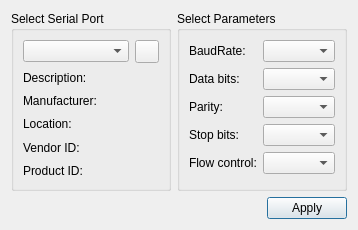
<?xml version="1.0" encoding="UTF-8"?>
<ui version="4.0">
 <class>SettingsDialog</class>
 <widget class="QDialog" name="SettingsDialog">
  <property name="geometry">
   <rect>
    <x>0</x>
    <y>0</y>
    <width>358</width>
    <height>230</height>
   </rect>
  </property>
  <property name="windowTitle">
   <string>Settings</string>
  </property>
  <layout class="QGridLayout" name="gridLayout_3">
   <item row="0" column="0">
    <widget class="QGroupBox" name="selectBox">
     <property name="title">
      <string>Select Serial Port</string>
     </property>
     <layout class="QGridLayout" name="gridLayout">
      <item row="0" column="0">
       <layout class="QHBoxLayout" name="horizontalLayout_2">
        <item>
         <widget class="QComboBox" name="portsBox"/>
        </item>
        <item>
         <widget class="QToolButton" name="updateButton">
          <property name="toolTip">
           <string>Refresh Ctrl+R</string>
          </property>
          <property name="statusTip">
           <string>Refresh Serial Port(s) </string>
          </property>
          <property name="text">
           <string notr="true"/>
          </property>
          <property name="icon">
           <iconset resource="icons.qrc">
            <normaloff>:/images/view-refresh.png</normaloff>:/images/view-refresh.png</iconset>
          </property>
          <property name="shortcut">
           <string>Ctrl+R</string>
          </property>
         </widget>
        </item>
       </layout>
      </item>
      <item row="1" column="0">
       <widget class="QLabel" name="descriptionLabel">
        <property name="text">
         <string>Description:</string>
        </property>
       </widget>
      </item>
      <item row="2" column="0">
       <widget class="QLabel" name="manufacturerLabel">
        <property name="text">
         <string>Manufacturer:</string>
        </property>
       </widget>
      </item>
      <item row="3" column="0">
       <widget class="QLabel" name="locationLabel">
        <property name="text">
         <string>Location:</string>
        </property>
       </widget>
      </item>
      <item row="4" column="0">
       <widget class="QLabel" name="vidLabel">
        <property name="text">
         <string>Vendor ID:</string>
        </property>
       </widget>
      </item>
      <item row="5" column="0">
       <widget class="QLabel" name="pidLabel">
        <property name="text">
         <string>Product ID:</string>
        </property>
       </widget>
      </item>
     </layout>
    </widget>
   </item>
   <item row="0" column="1">
    <widget class="QGroupBox" name="parametersBox">
     <property name="title">
      <string>Select Parameters</string>
     </property>
     <layout class="QGridLayout" name="gridLayout_2">
      <item row="0" column="0">
       <widget class="QLabel" name="baudRateLabel">
        <property name="text">
         <string>BaudRate:</string>
        </property>
        <property name="buddy">
         <cstring>baudRateBox</cstring>
        </property>
       </widget>
      </item>
      <item row="0" column="1">
       <widget class="QComboBox" name="baudRateBox"/>
      </item>
      <item row="1" column="0">
       <widget class="QLabel" name="dataBitsLabel">
        <property name="text">
         <string>Data bits:</string>
        </property>
        <property name="buddy">
         <cstring>dataBitsBox</cstring>
        </property>
       </widget>
      </item>
      <item row="1" column="1">
       <widget class="QComboBox" name="dataBitsBox"/>
      </item>
      <item row="2" column="0">
       <widget class="QLabel" name="parityLabel">
        <property name="text">
         <string>Parity:</string>
        </property>
        <property name="buddy">
         <cstring>parityBox</cstring>
        </property>
       </widget>
      </item>
      <item row="2" column="1">
       <widget class="QComboBox" name="parityBox"/>
      </item>
      <item row="3" column="0">
       <widget class="QLabel" name="stopBitsLabel">
        <property name="text">
         <string>Stop bits:</string>
        </property>
        <property name="buddy">
         <cstring>stopBitsBox</cstring>
        </property>
       </widget>
      </item>
      <item row="3" column="1">
       <widget class="QComboBox" name="stopBitsBox"/>
      </item>
      <item row="4" column="0">
       <widget class="QLabel" name="flowControlLabel">
        <property name="text">
         <string>Flow control:</string>
        </property>
        <property name="buddy">
         <cstring>flowControlBox</cstring>
        </property>
       </widget>
      </item>
      <item row="4" column="1">
       <widget class="QComboBox" name="flowControlBox"/>
      </item>
     </layout>
    </widget>
   </item>
   <item row="1" column="0" colspan="2">
    <layout class="QHBoxLayout" name="horizontalLayout">
     <item>
      <spacer name="horizontalSpacer">
       <property name="orientation">
        <enum>Qt::Horizontal</enum>
       </property>
       <property name="sizeHint" stdset="0">
        <size>
         <width>96</width>
         <height>20</height>
        </size>
       </property>
      </spacer>
     </item>
     <item>
      <widget class="QPushButton" name="applyButton">
       <property name="text">
        <string>Apply</string>
       </property>
      </widget>
     </item>
    </layout>
   </item>
  </layout>
 </widget>
 <resources>
  <include location="icons.qrc"/>
 </resources>
 <connections/>
</ui>
